Frame 1 (no input): blank canvas, image omitted
Frame 60 (no input): blank canvas, image omitted
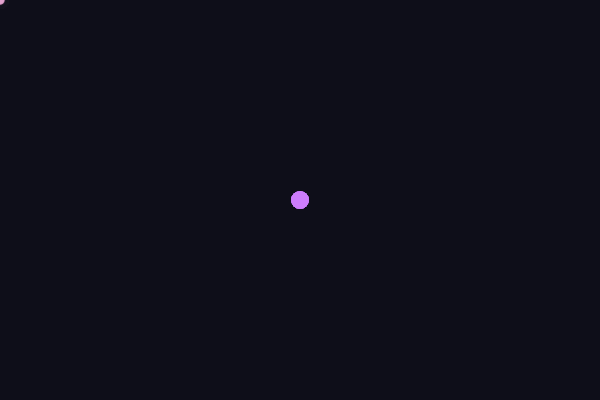
Frame 120 (the mouse pressed at the canvas centre since frame 60)

The p5.js sketch whose frames 1 and 60 were blank and that drew this single picture after the mouse press (run headless with seeded random() and noise() and a simulated clock; from frame 60 on, the mouse is pressed at the canvas centre):

// p5.js sketch
// ── sketch.js
let trails = [];

function setup() {
  createCanvas(600, 400);
  noStroke();
}

function draw() {
  background(20, 20, 30, 50); // Soft dark background with transparency

  // Add a new trail object at the mouse position
  trails.push(new Trail(mouseX, mouseY, frameCount));

  // Limit number of trails
  if (trails.length > 80) {
    trails.shift();
  }

  // Display each trail
  for (let i = 0; i < trails.length; i++) {
    trails[i].display(i, trails.length);
  }
}

// Trail class for elegant behavior
class Trail {
  constructor(x, y, t) {
    this.x = x;
    this.y = y;
    this.t = t;
  }

  display(index, total) {
    let lifeRatio = map(index, 0, total, 0.2, 1); // Fades over life
    let size = map(index, 0, total, 6, 18);       // Smaller as it fades

    // Elegant color transitions
    let r = map(sin(this.t * 0.05), -1, 1, 180, 255);
    let g = map(cos(this.t * 0.03), -1, 1, 120, 220);
    let b = map(sin(this.t * 0.07), -1, 1, 200, 255);
    let alpha = lifeRatio * 150;

    fill(r, g, b, alpha);
    ellipse(this.x, this.y, size);
  }
}
